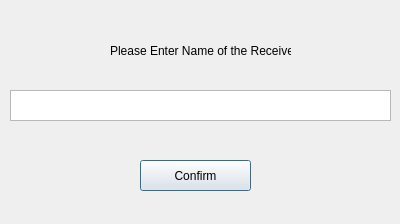
<?xml version="1.0" encoding="UTF-8"?>
<ui version="4.0">
 <class>PrivateSendDialog</class>
 <widget class="QDialog" name="PrivateSendDialog">
  <property name="geometry">
   <rect>
    <x>0</x>
    <y>0</y>
    <width>400</width>
    <height>224</height>
   </rect>
  </property>
  <property name="minimumSize">
   <size>
    <width>400</width>
    <height>224</height>
   </size>
  </property>
  <property name="maximumSize">
   <size>
    <width>400</width>
    <height>224</height>
   </size>
  </property>
  <property name="windowTitle">
   <string>Dialog</string>
  </property>
  <widget class="QTextEdit" name="nameEdit">
   <property name="geometry">
    <rect>
     <x>10</x>
     <y>90</y>
     <width>381</width>
     <height>31</height>
    </rect>
   </property>
  </widget>
  <widget class="QPushButton" name="submitButton">
   <property name="geometry">
    <rect>
     <x>140</x>
     <y>160</y>
     <width>111</width>
     <height>31</height>
    </rect>
   </property>
   <property name="text">
    <string>Confirm</string>
   </property>
  </widget>
  <widget class="QLabel" name="instructionLabel">
   <property name="geometry">
    <rect>
     <x>110</x>
     <y>40</y>
     <width>181</width>
     <height>21</height>
    </rect>
   </property>
   <property name="text">
    <string>Please Enter Name of the Receiver:</string>
   </property>
  </widget>
 </widget>
 <resources/>
 <connections/>
</ui>
